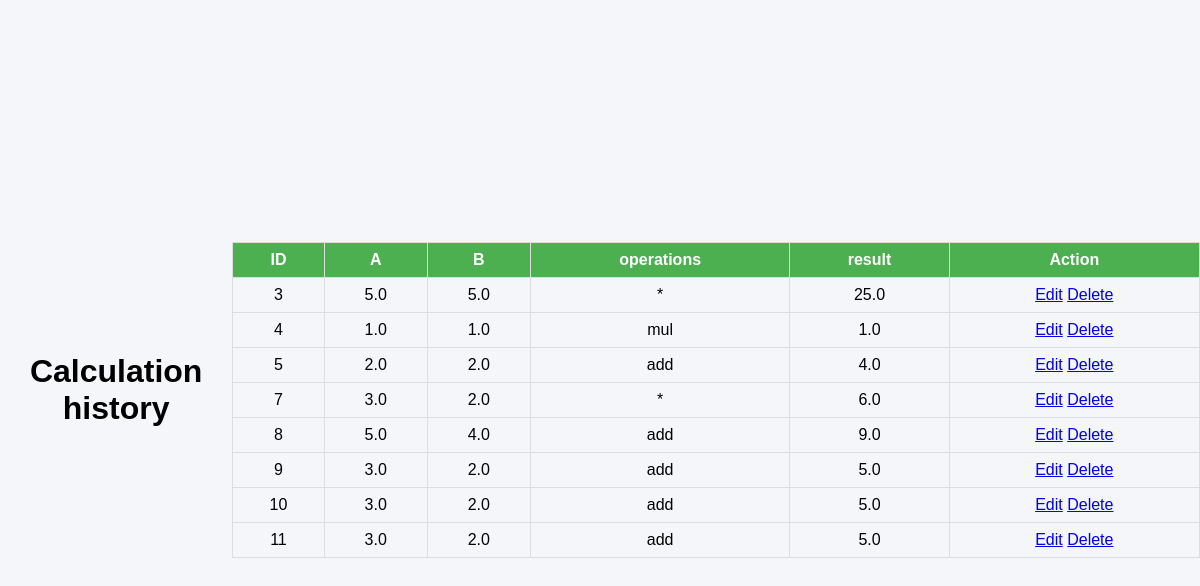
Before: /history with the older database file.
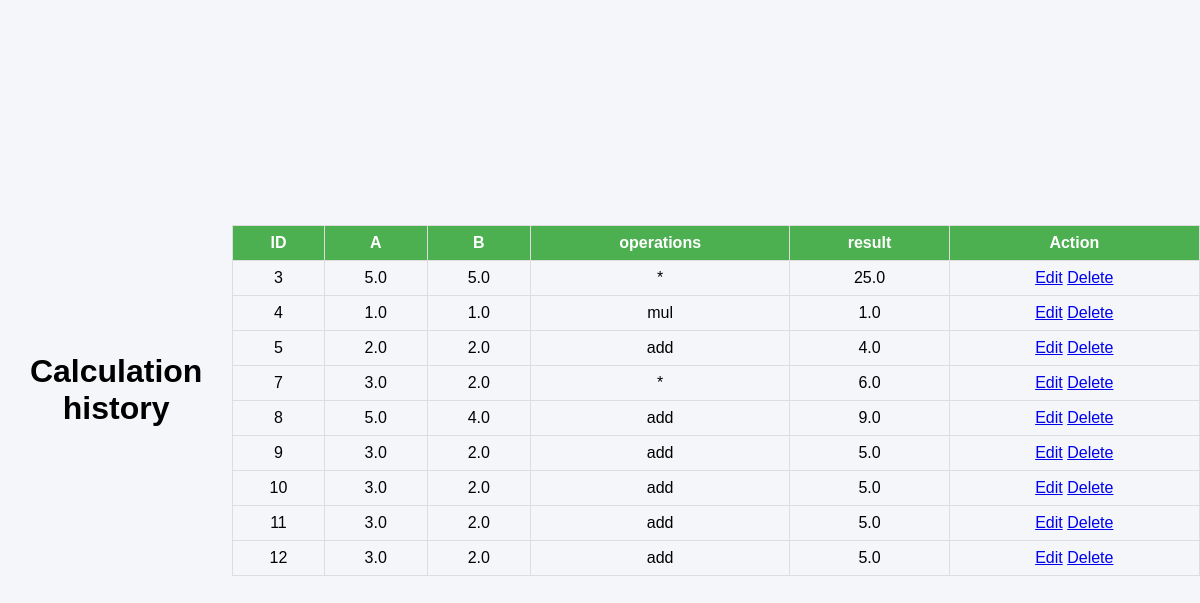
After: the same page with the newer database file.
### tables this page shows
CREATE TABLE records2(id INTEGER PRIMARY KEY AUTOINCREMENT,A REAL , B REAL ,operations TEXT, result REAL, user_id INTEGER);

### app1.py (the view)
@app.route("/history")
def history():
    conn = sqlite3.connect("data.db")
    cursor = conn.cursor()
    cursor.execute("SELECT * FROM records2")
    records2 = cursor.fetchall()
    conn.close()
    return render_template("history.html" , records2 = records2 )

### templates/history.html (shortened to what this page needs)
<!DOCTYPE html>
<html lang="en">
<head>
    <link rel="stylesheet" href="{{url_for('static',filename='style.css')}}"
</head>
</head>
<body>
    <h1>Calculation history</h1>
    <table border="1">
        <tr>
            <th>ID</th>
            <th>A</th>
            <th>B</th>
            <th>operations</th>
            <th>result</th>
            <th>Action</th>
        </tr>
        {% for row in records2 %}
        <tr>
            <td>{{row[0]}}</td>
            <td>{{row[1]}}</td>
            <td>{{row[2]}}</td>
            <td>{{row[3]}}</td>
            <td>{{row[4]}}</td>
            <td>
                <a href = "/edit/{{row[0]}}">Edit</a>
                <a href="{{ url_for('delete', id=row[0]) }}">Delete</a>
            </td>
        </tr>
        {% endfor %}
    </table>
</body>
</html>

Changed rows visible on the page:
added records2: id "12", A "3.0", B "2.0", operations "add", result "5.0"
